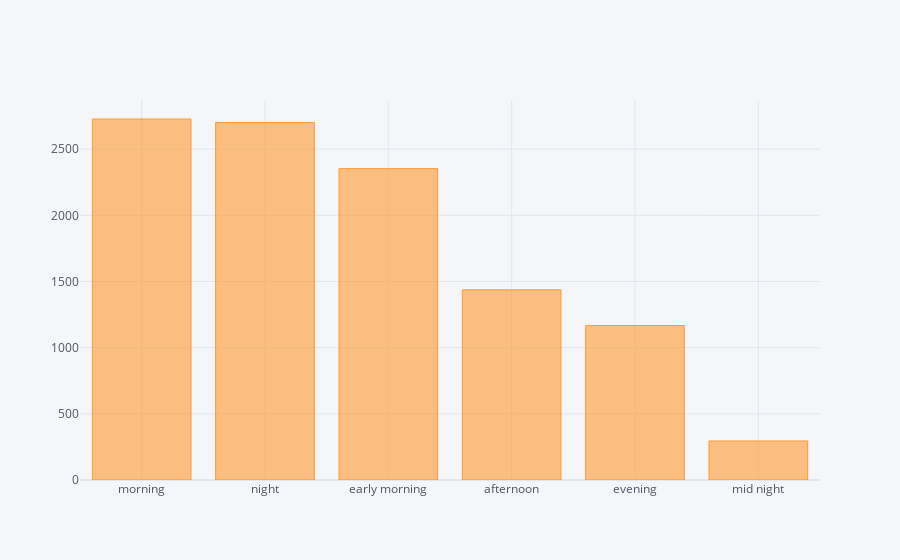

Notebook cell for this chart:
### Code cell
data["Dep_Time_hour_session"].value_counts().iplot(kind = "bar")

### Figure 1 — Plotly figure (JSON) as saved in the notebook; plotly's stock layout.template omitted (floating-point values rounded to 4 significant figures)
{"data": [{"marker": {"color": "rgba(255, 153, 51, 0.6)", "line": {"color": "rgba(255, 153, 51, 1.0)", "width": 1}}, "name": "count", "orientation": "v", "text": "", "type": "bar", "x": ["morning", "night", "early morning", "afternoon", "evening", "mid night"], "y": [2728, 2702, 2353, 1437, 1167, 295]}], "layout": {"legend": {"bgcolor": "#F5F6F9", "font": {"color": "#4D5663"}}, "paper_bgcolor": "#F5F6F9", "plot_bgcolor": "#F5F6F9", "title": {"font": {"color": "#4D5663"}}, "xaxis": {"gridcolor": "#E1E5ED", "showgrid": true, "tickfont": {"color": "#4D5663"}, "title": {"font": {"color": "#4D5663"}, "text": ""}, "zerolinecolor": "#E1E5ED"}, "yaxis": {"gridcolor": "#E1E5ED", "showgrid": true, "tickfont": {"color": "#4D5663"}, "title": {"font": {"color": "#4D5663"}, "text": ""}, "zerolinecolor": "#E1E5ED"}}}
